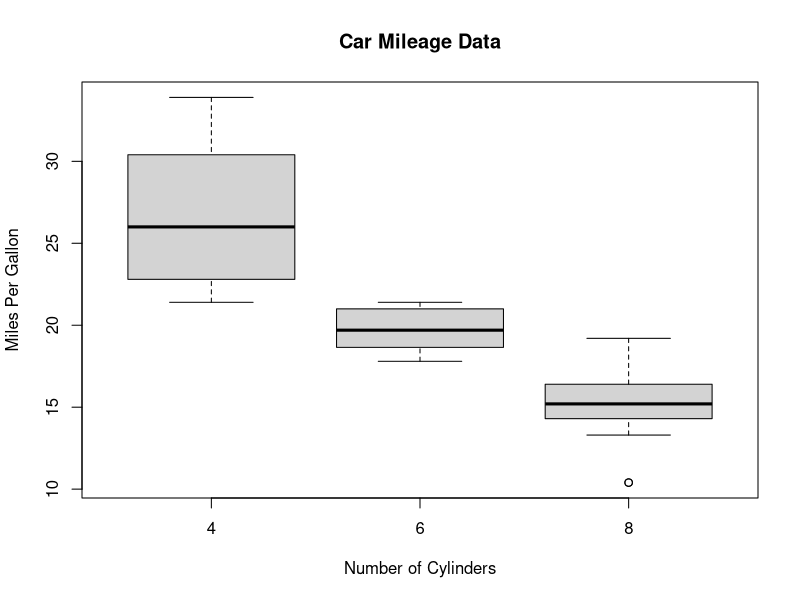
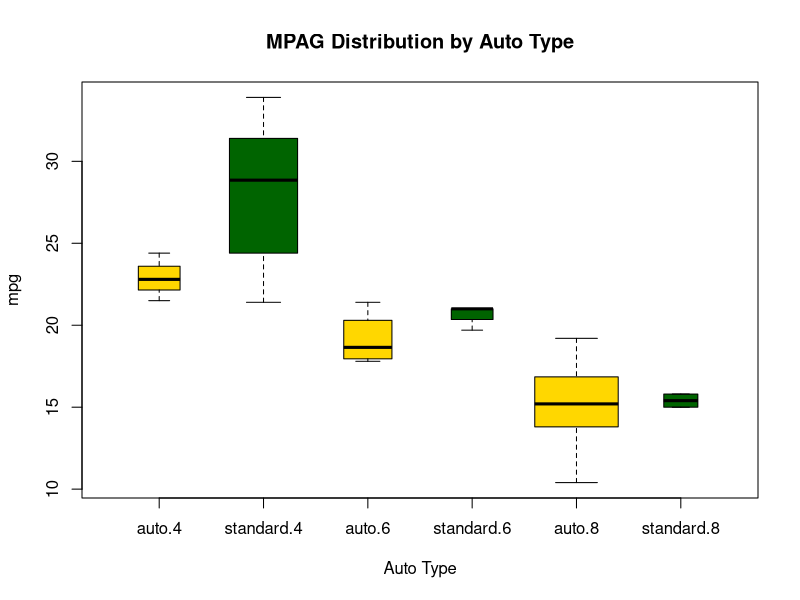

Write the R code that produced these figures, in order.
#bianliang y~A,wei leibeixing bianliang A d meigezhi binglie d shengcheng shuzhixing bianliang y d xiangxiantu 
boxplot(mpg~cyl,data = mtcars,
        main = 'Car Mileage Data',
        xlab = 'Number of Cylinders',
        ylab = 'Miles Per Gallon')

#chuangjian qigang shuliang d yinzi
mtcars$cyl.f <- factor(mtcars$cyl,
                       levels = c(4,6,8),
                       labels = c("4","6", "8"))
#chuangjian biansuxiang leixing d yinzi
mtcars$am.f <- factor(mtcars$am,
                      levels = c(0,1),
                      labels = c("auto", "standard"))
#general boxplot
boxplot(mpg ~ am.f *cyl.f,
        data = mtcars,
        varwidth = T,
        col = c("gold", "darkgreen"),
        main = "MPAG Distribution by Auto Type",
        xlab = "Auto Type")